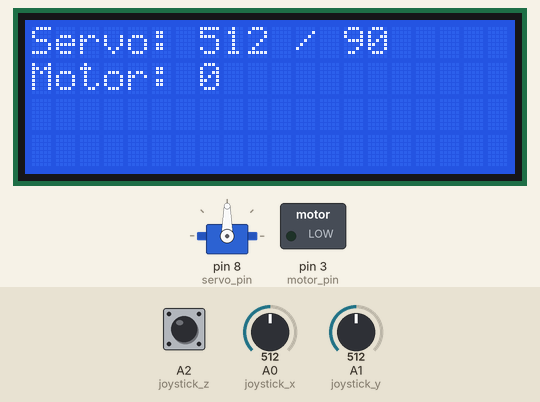
Recording of a sketch running on a simulated Arduino Uno, built with avr-gcc and run on an emulated ATmega328P. Parts: 20×4 character LCD, servo, switched loads named in the sketch (green lamp = pin HIGH). The inputs (shaded band) are chosen by the test bench; at power-on: A0 (joystick_x) = 512, A1 (joystick_y) = 512, A2 (joystick_z) HIGH. What the sketch prints to the serial monitor is not drawn.

Above: at 3.2 s.
3.3 s: A0 (joystick_x) set to 716
At 3.9 s:
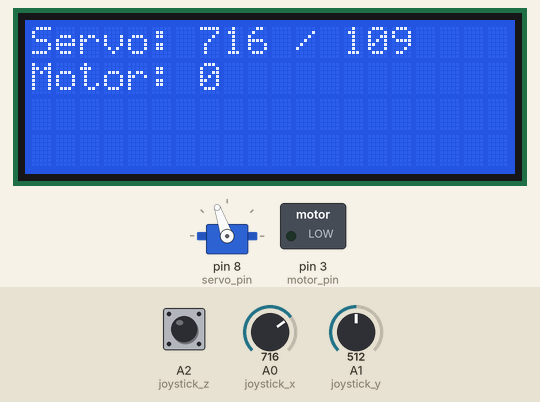
4.9 s: A1 (joystick_y) set to 716
At 6.3 s:
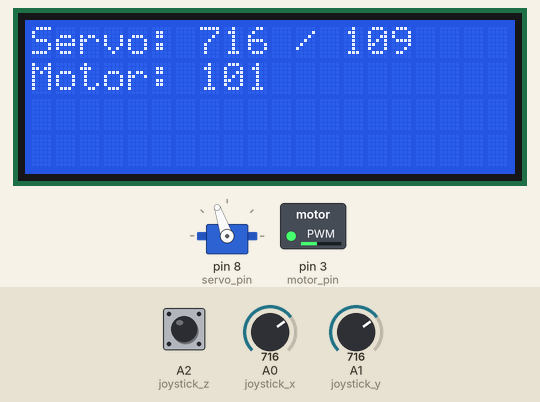
6.6 s: A2 (joystick_z) pulled LOW for 3.2 s
12.8 s: A0 (joystick_x) set to 900
At 14.2 s:
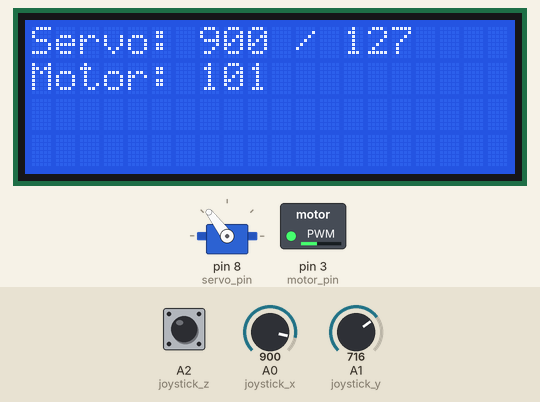
14.5 s: A1 (joystick_y) set to 900
At 15.6 s:
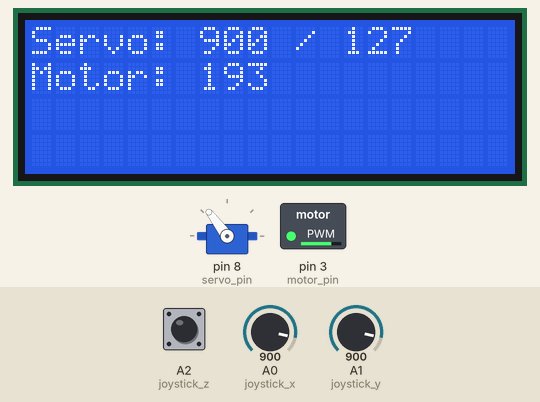
16.2 s: A0 (joystick_x) set to 1023
At 17.3 s:
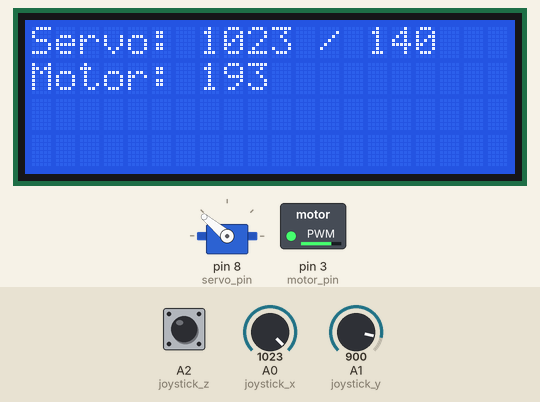
Timing chart, 0 to 18.7 s (numbered marks = the images above; inputs shaded):
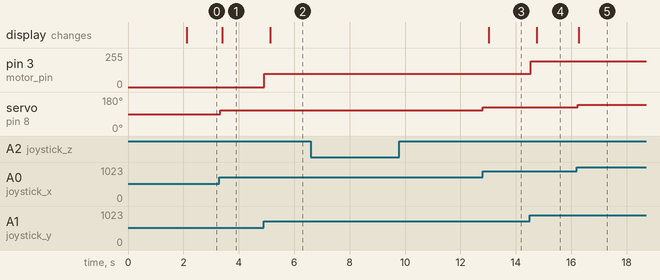

The sketch:

lee_joystick_servo_motor.ino
```cpp
#include <Wire.h>

// Setup program-level stuff, i.e. timers, etc.
int disp_freq = 5;  // in hz
long disp_delay = 1000 / disp_freq;
long disp_time = 0;

//=================  Pin definitions  =================//
// try to define each pins' use
//=====================================================//
int servo_pin = 8;
int motor_pin = 3;
int joystick_x = A0;
int joystick_y = A1;
int joystick_z = A2;

//Setup LCD Screen
#include <LiquidCrystal_I2C.h>
LiquidCrystal_I2C lcd_0x27 (0x27, 2, 1, 0, 4, 5, 6, 7, 3, POSITIVE);  // set the LCD address for a 20 chars and 4 line display
LiquidCrystal_I2C lcd_0x3F (0x3F, 2, 1, 0, 4, 5, 6, 7, 3, POSITIVE);  // set the LCD address for a 20 chars and 4 line display
LiquidCrystal_I2C lcd = lcd_0x27;


// Initialize servo stuff ...
#include <Servo.h>
Servo servo; // create servo objects to control a servo
int servo_command = 0;
int servo_left = 140;
int servo_right = 40;

///////////////////////////////////////////////////////////////////////////
//
//                                void setup
//
///////////////////////////////////////////////////////////////////////////
void setup()
{
  Serial.begin(9600);

  pinMode (servo_pin, OUTPUT);
  pinMode (motor_pin, OUTPUT);
  pinMode (joystick_x, INPUT);
  pinMode (joystick_y, INPUT);
  pinMode (joystick_z, INPUT_PULLUP);


  // test to see which LCD screen is attached - only ones I am aware of are 0x27 and 0x3F
  Wire.begin();
  byte address = 63; // This is 0x3F
  Wire.beginTransmission(address);
  byte error = Wire.endTransmission();
  if (error == 0)  // this means there is a 0x3F - if it is there, assume it is the only one there
    lcd = lcd_0x3F;

  // LCD setup
  lcd.begin ( 20, 4 );
  lcd.clear ();
  lcd.setCursor(0, 0);
  lcd.print("Servo and Motor");
  lcd.setCursor(0, 1);
  lcd.print("   Test Bed    ");
  delay(2000);  // make sure to write above for at least some time ...
  //  /* Initialise the sensor */

  // Servo setup
  servo.attach(servo_pin);
}    // end setup
// ************************   END SETUP   ************************//


///////////////////////////////////////////////////////////////////////////
//
//                                void loop
//
///////////////////////////////////////////////////////////////////////////
// ************************   BEGIN LOOP   ************************//
void loop()
{
  int x_command = analogRead(joystick_x);
  int y_command = analogRead(joystick_y);
  int btn = digitalRead(joystick_z);

  static bool servo_rev = 0;
  if (!btn)
  {
    servo_rev = !servo_rev;
    delay(250);
  }
  Serial.print("Servo_rev = ");
  Serial.print(servo_rev);
  Serial.print("   btn  = ");
  Serial.print(btn);
  Serial.println();


  int servo_command = map(x_command, 0, 1023, servo_right, servo_left);
  int motor_command = map(y_command, 0, 1023, -255, 255);
  servo.write(servo_command);
  analogWrite(motor_pin, abs(motor_command));

  if (millis() > disp_time)
  {
    disp_time = millis() + disp_delay;
    lcd.clear ();
    lcd.setCursor(0, 0);
    lcd.print("Servo: ");
    lcd.print(x_command);
    lcd.print(" / ");
    lcd.print(servo_command);
    lcd.setCursor(0, 1);
    lcd.print("Motor: ");
    lcd.print(motor_command);

  }
}
```

Measured:
- after the input at 3.3 s, servo on pin 8 (servo_pin): 90° → 109° at once; the display: changes after 0.11 s (image 1)
- after the input at 4.9 s, pin 3 (motor_pin): 0/255 → 101/255 at once; the display: changes after 0.24 s (image 2)
- after the input at 6.6 s, every drawn part: stays the same
- after the input at 12.8 s, servo on pin 8 (servo_pin): 109° → 127° at once; the display: changes after 0.23 s (image 3)
- after the input at 14.5 s, pin 3 (motor_pin): 101/255 → 193/255 at once; the display: changes after 0.26 s (image 4)
- after the input at 16.2 s, servo on pin 8 (servo_pin): 127° → 140° at once; the display: changes after 0.07 s (image 5)
